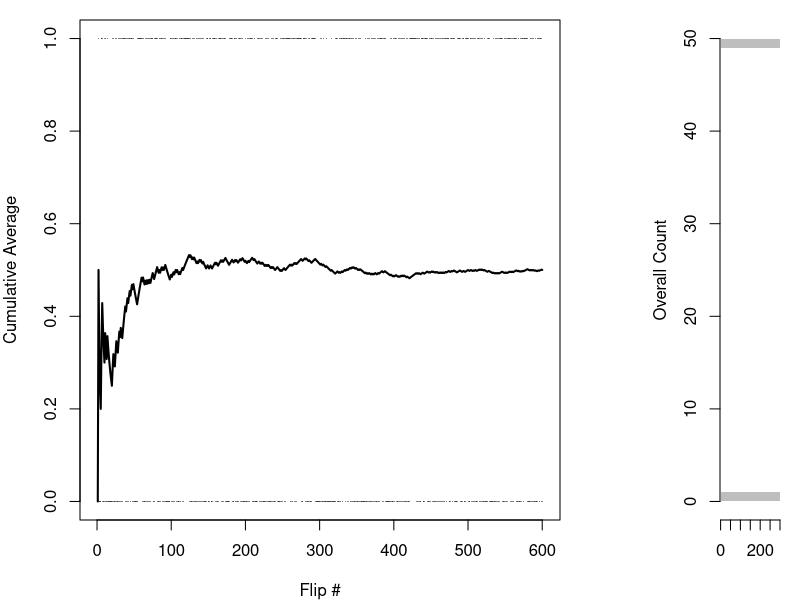
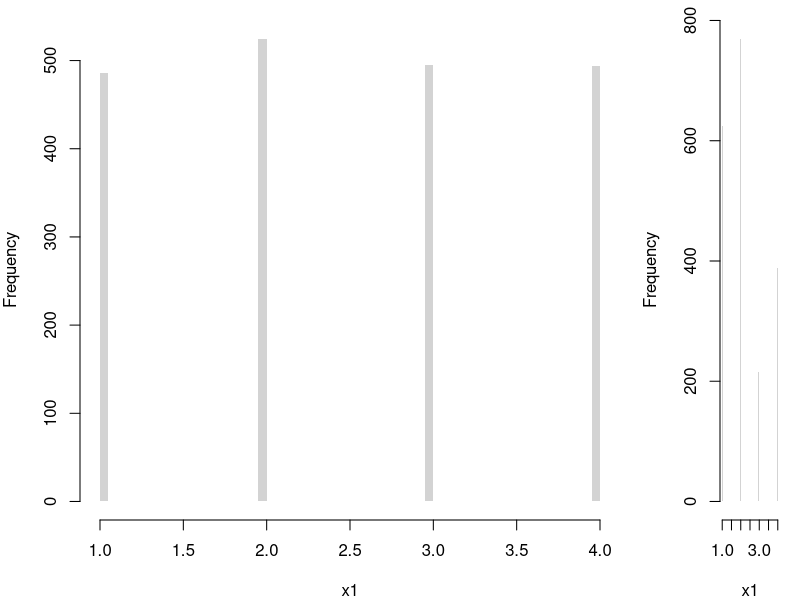
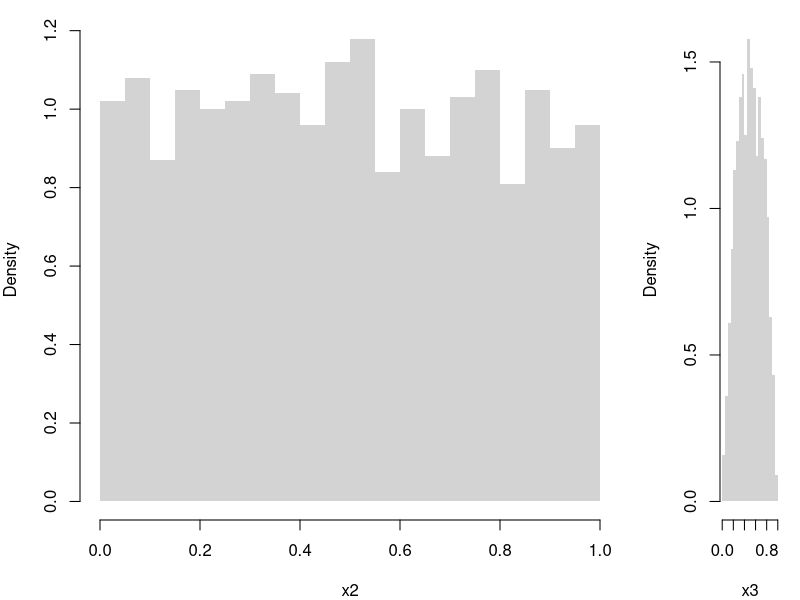
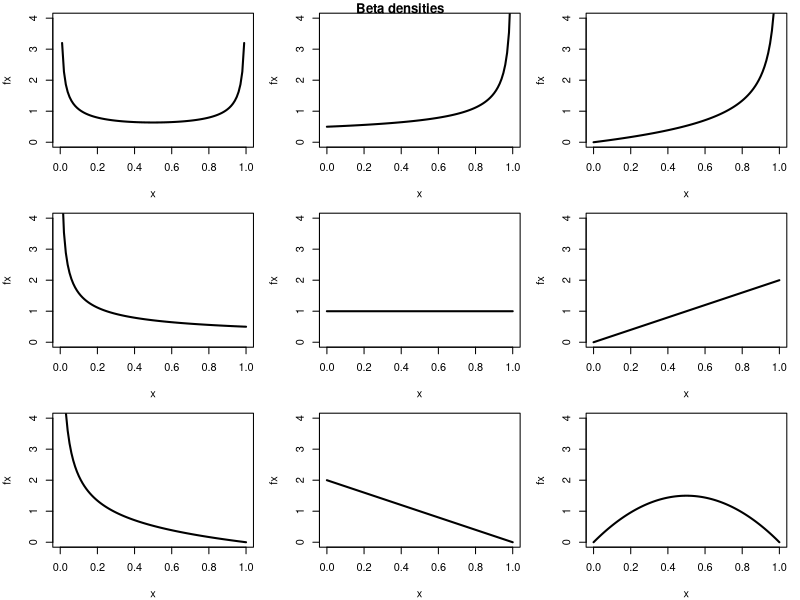
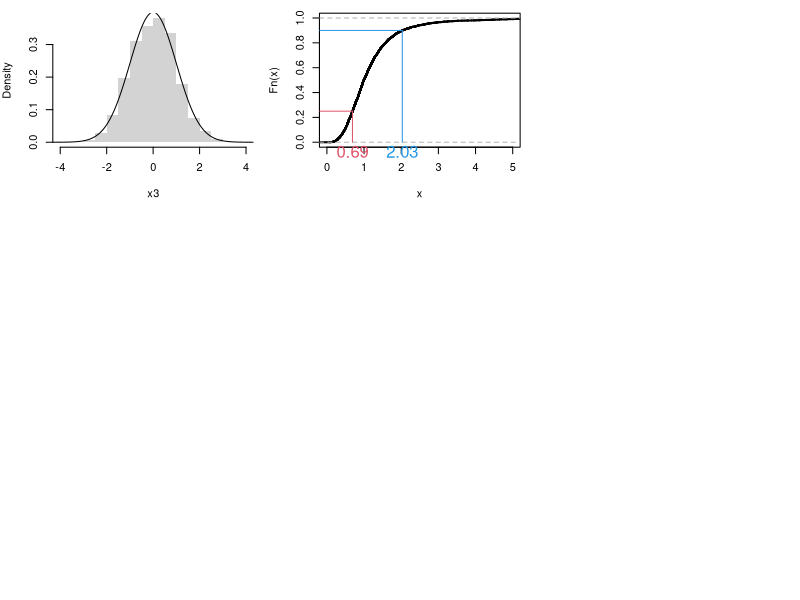

Generate these figures, in order, with R:
## ---- chunk 1
rbinom(1, 1, 0.5) # 1 Flip
rbinom(4, 1, 0.5) # 4 Flips
x0 <- rbinom(600, 1, 0.5)

# Setup Plot
layout(matrix(c(1, 2), nrow = 1), widths = c(4, 1))

# Plot Cumulative Averages
x0_t <- seq_len(length(x0))
x0_mt <- cumsum(x0)/x0_t
par(mar=c(4,4,1,4))
plot(x0_t, x0_mt, type='l',
    ylab='Cumulative Average',
    xlab='Flip #', 
    ylim=c(0,1), 
    lwd=2)
points(x0_t, x0, col=grey(0,.5),
    pch=16, cex=.2)

# Plot Long run proportions
par(mar=c(4,4,1,1))
x_hist <- hist(x0, breaks=50, plot=F)
barplot(x_hist$count, axes=FALSE,
    space=0, horiz=TRUE, border=NA)
axis(1)
axis(2)
mtext('Overall Count', 2, line=2.5)
## ---- chunk 2
# sample(1:4, 1, replace=T, prob=rep(1/4,4) ) # sample of 1
x1 <- sample(1:4, 2000, replace=T, prob=rep(1/4,4))
hist(x1, breaks=50, border=NA, main=NA, freq=T)

# Alternative Plot
#props <- table(x1)
#barplot(props, ylim = c(0, 0.35), ylab = "Proportion", xlab = "Value")
#abline(h = 1/4, lty = 2)
## ---- chunk 3
x1 <- sample(1:4, 2000, replace=T, prob=c(3,4,1,2)/10) # sample of 2000,
hist(x1, breaks=50, border=NA, main=NA, freq=T)
## ---- chunk 4
runif(3) # 3 draws
x2 <- runif(2000)
hist(x2, breaks=20, border=NA, main=NA, freq=F)
## ---- chunk 5
x3 <- rbeta(2000,2,2) ## two shape parameters
hist(x3, breaks=20, border=NA, main=NA, freq=F)
## ---- chunk 6
f_25 <- dbeta(.25, 2, 2)

x <- seq(0,1,by=.1)
fx <- dbeta(x, 2, 2)
rbind(x, fx)
## ---- chunk 7
#| fig-width: 8
#| fig-height: 6
op <- par(no.readonly = TRUE); on.exit(par(op), add = TRUE)
x <- seq(0,1,by=.01)
pars <- expand.grid( c(.5,1,2), c(.5,1,2) )
par(mfrow=c(3,3))
apply(pars, 1, function(p){
    fx <- dbeta( x,p[1], p[2])
    plot(x, fx, type='l', xlim=c(0,1), ylim=c(0,4), lwd=2)
    #hist(rbeta(2000, p[1], p[2]), breaks=50, border=NA, main=NA, freq=F)
})
title('Beta densities', outer=T, line=-1)
## ---- chunk 8
rnorm(3) # 3 draws

x3 <- rnorm(2000) 
hist(x3, breaks=20, border=NA, main=NA, freq=F)

x <- seq(-10,10,by=.025)
fx <- dnorm(x)
lines(x, fx)
## ---- chunk 9
# Quantile Function (VGAM::qdagum)
qdagum <- function(p, scale=1, shape1.a, shape2.p) {
  # Quantile function (theoretically derived from the CDF)
  ans <- scale * (expm1(-log(p) / shape2.p))^(-1 / shape1.a)
  # Special known cases
  ans[p == 0] <- 0
  ans[p == 1] <- Inf
  # Checks
  ans[p < 0] <- NaN
  ans[p > 1] <- NaN
  if(scale <= 0 | shape1.a <= 0 | shape2.p <= 0){ ans <- ans*NaN }
  # Return
  return(ans)
}

# Generate Random Variables (VGAM::rdagum)
rdagum <-function(n, scale=1, shape1.a, shape2.p){
    p <- runif(n) # generate random quantile probabilities
    x <- qdagum(p, scale=scale, shape1.a=shape1.a, shape2.p=shape2.p) #find the inverses
    return(x)
}

# Example
set.seed(123)
x <- rdagum(3000,1,3,1)

# Empirical Distribution
Fx_hat <- ecdf(x)
plot(Fx_hat, lwd=2, xlim=c(0,5), main='')

# Two Examples of generating a random variable
p <- c(.25, .9)
cols <- c(2,4)
Qx_hat <- quantile(x, p)
segments(Qx_hat,p,-10,p, col=cols)
segments(Qx_hat,p,Qx_hat,0, col=cols)
mtext( round(Qx_hat,2), 1, at=Qx_hat, col=cols)
